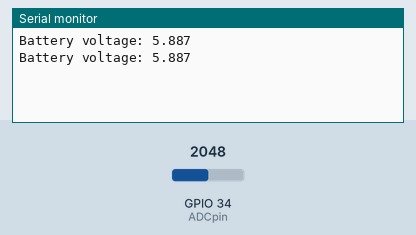
This sketch was run on a simulated ESP32. Shown: the last lines printed to the serial monitor. The inputs (shaded band) are chosen by the test bench; at power-on: GPIO 34 (ADCpin) = 2048 (analog values on the 0–4095 scale).

Above: at 2.8 s.
2.9 s: GPIO 34 (ADCpin) set to 2866
At 5.2 s:
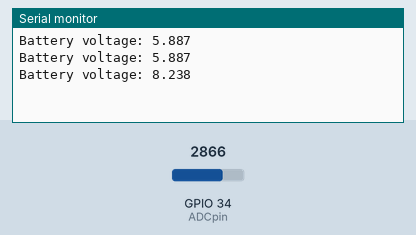
5.6 s: GPIO 34 (ADCpin) set to 3603
At 6.9 s:
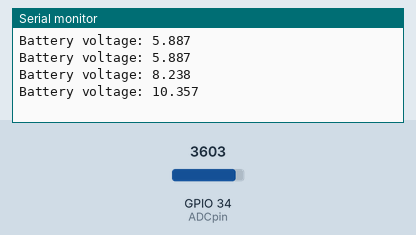
Timing chart, 0 to 8.6 s (numbered marks = the images above; inputs shaded):
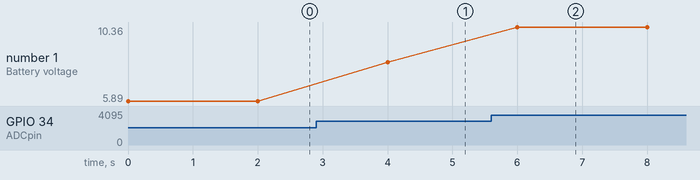

The sketch:

ADC_test.ino
```cpp
/* ADC test for LaskaKit RoboBoard ESP32 V2
 *
 * Board:   LaskaKit RoboBoard ESP32 V2   https://www.laskakit.cz/laskakit-roboboard-esp32/
 *
 * Email:podpora@laskakit.cz
 * Web:laskakit.cz
 */

#define DIVIDER_RATIO 3.5677966

#define ADCpin 34

void setup() {
  Serial.begin(115200);

  analogReadResolution(12);
  analogSetPinAttenuation(ADCpin, ADC_11db);
}

void loop() {
  float battery_volt = (analogReadMilliVolts(ADCpin) * 0.001f) * DIVIDER_RATIO;
  Serial.printf("Battery voltage: %.3f\r\n", battery_volt);
  delay(2000);
}
```

Measured:
- after the input at 2.9 s, the serial monitor: prints a new line after 1.1 s (image 1)
- after the input at 5.6 s, the serial monitor: prints a new line after 0.40 s (image 2)
- plotted number 1: 5.89 → 8.24 after the input at 2.9 s, 8.24 → 10.36 after the input at 5.6 s
